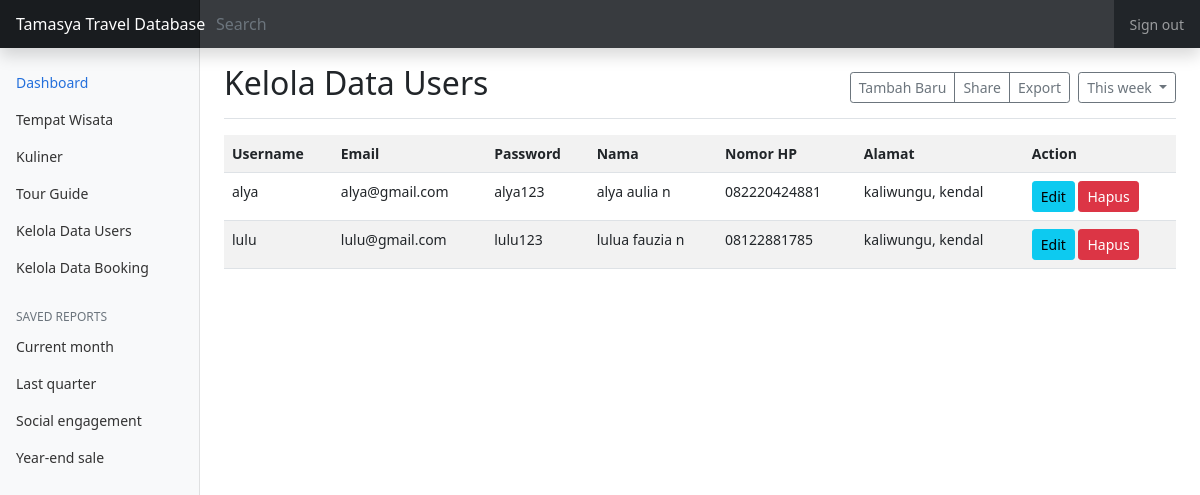
Page /cobaprojek/explore.php?page=kelola_user on the committed database.
### tables this page shows
CREATE TABLE `user` (
  `username` varchar(11) NOT NULL,
  `email` varchar(100) NOT NULL,
  `password` varchar(100) NOT NULL,
  `nama` varchar(256) NOT NULL,
  `no_hp` varchar(15) NOT NULL,
  `alamat` varchar(256) NOT NULL
);

### cobaprojek/pages/kelola_user.php (the view, shortened to what this page needs)
<div class="d-flex justify-content-between flex-wrap flex-md-nowrap align-items-center pt-3 pb-2 mb-3 border-bottom">
    <h1 class="h2">Kelola Data Users</h1>
    <div class="btn-toolbar mb-2 mb-md-0">
      <div class="btn-group me-2">
        <a href="#" class="btn btn-sm btn-outline-secondary">Tambah Baru</a>
        <button type="button" class="btn btn-sm btn-outline-secondary">Share</button>
        <button type="button" class="btn btn-sm btn-outline-secondary">Export</button>
      </div>
      <button type="button" class="btn btn-sm btn-outline-secondary dropdown-toggle">
        This week
      </button>
    </div>
</div>
<?php
    $sql = "select * from user";
    $result = mysqli_query($koneksi,$sql);
?>
<table class="table table-striped">
    <tr>
        <th>Username</th>
        <th>Email</th>
        <th>Password</th>
        <th>Nama</th>
        <th>Nomor HP</th>
        <th>Alamat</th>
        <th>Action</th>
    </tr>
    <?php
    while($row = mysqli_fetch_assoc($result))
    {
        echo "<tr>
            <td>".$row['username']."</td>
            <td>".$row['email']."</td>
            <td>".$row['password']."</td>
            <td>".$row['nama']."</td>
            <td>".$row['no_hp']."</td>
            <td>".$row['alamat']."</td>
            <td><a href='?page=kelola_user_edit&username=".$row['username']."' class='btn btn-sm btn-info'>Edit</a>
            <a href='#".$row['username']."' class='btn btn-sm btn-danger'>Hapus</a></td>
        </tr>";
    }
    ?>
</table>

### cobaprojek/assets/css/dashboard.css (style rules this page uses)
body { font-size: .875rem; }

### rows in the picture
user: username "alya", email "alya@gmail.com", password "alya123", nama "alya aulia n", no_hp "082220424881", alamat "kaliwungu, kendal"
user: username "lulu", email "lulu@gmail.com", password "lulu123", nama "lulua fauzia n", no_hp "08122881785", alamat "kaliwungu, kendal"
